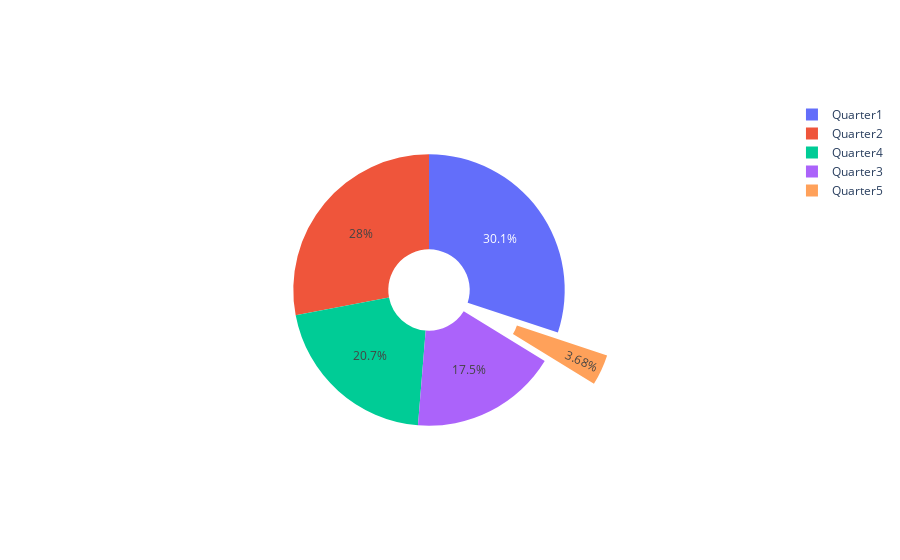

The cell this chart's notebook holds for it:
### Code cell
#no need this one, for testing purpose
qdf = df['quarter'].value_counts().reset_index()
qdf.rename(columns={'index': 'quarters', 'quarter': 'days_in_each_quarter'}, inplace=True)
fig = go.Figure(data=[go.Pie(labels=qdf.quarters.to_list(), values=qdf.days_in_each_quarter.to_list(), pull=[0, 0, 0, 0, 0.4], hole=.3)])
fig.show()

### Figure 1 — Plotly figure (JSON) as saved in the notebook; plotly's stock layout.template omitted (floating-point values rounded to 4 significant figures)
{"data": [{"hole": 0.3, "labels": ["Quarter1", "Quarter2", "Quarter4", "Quarter3", "Quarter5"], "pull": [0, 0, 0, 0, 0.4], "type": "pie", "values": [360, 335, 248, 210, 44]}], "layout": {}}
